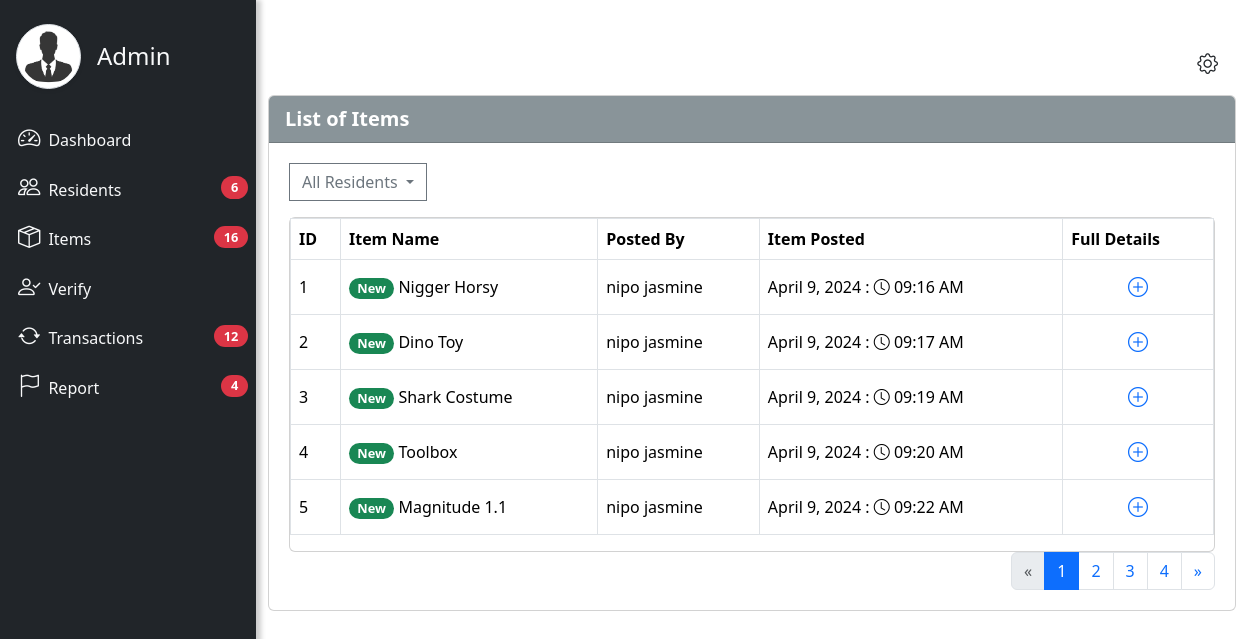
The app's page /htdocs/admin/ad_items.php (signed in) with its own data.
### tables this page shows
CREATE TABLE `item` (
  `itemID` int(11) NOT NULL AUTO_INCREMENT,
  `itemName` varchar(45) NOT NULL,
  `ItemDescription` varchar(84) NOT NULL,
  `category` varchar(45) NOT NULL,
  `itemImage_path` varchar(45) NOT NULL,
  `buyPrice` float DEFAULT NULL,
  `userID` int(11) NOT NULL,
  `borrowPrice` float DEFAULT NULL,
  `borrowDuration` int(3) DEFAULT NULL,
  `itemQuantity` int(11) NOT NULL,
  `DateTimePosted` datetime NOT NULL,
  `itemAvailability` varchar(45) NOT NULL,
  `requestType` varchar(45) NOT NULL,
  `itemReports` int(11) DEFAULT NULL,
  PRIMARY KEY (`itemID`),
  UNIQUE KEY `itemImage_path_UNIQUE` (`itemImage_path`),
  KEY `fk_Item_User1_idx` (`userID`),
  CONSTRAINT `item_ibfk_2` FOREIGN KEY (`userID`) REFERENCES `user` (`userID`) ON DELETE NO ACTION ON UPDATE NO ACTION
);

CREATE TABLE `user` (
  `userID` int(11) NOT NULL AUTO_INCREMENT,
  `firstName` varchar(45) NOT NULL,
  `middleName` varchar(45) DEFAULT NULL,
  `lastName` varchar(45) NOT NULL,
  `contactNumber` varchar(45) NOT NULL,
  `zone` varchar(45) NOT NULL,
  `purok` varchar(45) NOT NULL,
  `dateJoined` datetime NOT NULL,
  `userEmail` varchar(45) NOT NULL,
  `status` varchar(45) DEFAULT NULL,
  `username` varchar(45) NOT NULL,
  `password` varchar(250) NOT NULL,
  `recoveryNumber` int(45) DEFAULT NULL,
  `recentPassword` varchar(45) DEFAULT NULL,
  `userImage_path` varchar(45) DEFAULT NULL,
  `verifyImage_path` varchar(45) DEFAULT NULL,
  `birthDay` datetime DEFAULT NULL,
  `userReports` int(11) DEFAULT NULL,
  `hiddenTran` varchar(20) DEFAULT 'Yes',
  `hiddenItem` varchar(20) DEFAULT 'Yes',
  PRIMARY KEY (`userID`),
  UNIQUE KEY `username_UNIQUE` (`username`),
  UNIQUE KEY `userImage_path_UNIQUE` (`userImage_path`),
  UNIQUE KEY `verifyImage_path_UNIQUE` (`verifyImage_path`),
  UNIQUE KEY `recoveryNumber_UNIQUE` (`recoveryNumber`)
);

### htdocs/admin/ad_items.php (the view, shortened to what this page needs)
<?php include "./1db.php";
include "./adminnav.php";
if (isset($_SESSION['last_visit_time'])) {
    $last_visit_time = $_SESSION['last_visit_time'];
} else {
    $last_visit_time = 0;
}
if (isset($_POST['user'])) {
    $selectedUser = $_POST['user'];
    if (isset($_POST['name_' . $selectedUser])) {
        $name = $_POST['name_' . $selectedUser];
    } else {
        $name = 'All Residents';
    }
} else {
    $name = 'All Residents';
}
$rows_per_page = 5;
$currentPage = isset($_GET['page']) ? $_GET['page'] : 1;
$idCounter = (($currentPage - 1) * $rows_per_page) + 1;
$offset = ($currentPage > 1) ? ($currentPage - 1) * $rows_per_page : 0;
$sql = "SELECT COUNT(*) AS total_rows FROM item ";
$result = $conn->query($sql);
$itemRow = $result->fetch_assoc();
$totalRows = $itemRow['total_rows'];
$sql = "SELECT i.itemName, i.itemID, i.DateTimePosted, u.username, u.firstName, u.lastName, i.DateTimePosted, u.userID
        FROM item i
        JOIN user u ON i.userID = u.userID";
$sql .= " ORDER BY i.DateTimePosted LIMIT $offset, $rows_per_page";
$result = $conn->query($sql);
?>
<!DOCTYPE html>
<html lang="en">
<head>
</head>
<body>
    <main>
        <div class="page-content" id="content">
            <div class="container">
            <div class="row">
                    <div class="col-3">
                    </div>
                    <div class="col-9 d-flex justify-content-end">
                        <div class="dropdown">
                            <button class="btn border-0 text-dark p-0 mb-3 dropdown-toggle" type="button" style="font-size: 1.3rem;" id="dropdownMenuButton" data-bs-toggle="dropdown" aria-expanded="false">
                                <i class="bi bi-gear"></i>
                            </button>
                        </div>
                    </div>
                </div>
                <div class="row">
                    <div class="col">
                        <div class="card" style="width: 60.5rem;">
                            <div class="card-header">
                                <b>List of Items</b>
                            </div>
                            <div class="card-body">
                            <form action="" method="post">
                                <div class="row justify-content-between">
                                    <div class="col-auto">
                                        <div class="dropdown">
                                            <button class="btn btn-outline-secondary dropdown-toggle" type="button" id="dropdownMenuButton1" data-bs-toggle="dropdown" aria-expanded="false" style="border-radius: 0px;">
                                                <?php echo $name ?>
                                            </button>
                                        </div>
                                    </div>
                                </div>
                            </form>
                                <div class="card mt-3">
                                <div class="table-responsive">
                                <table class="table table-bordered">
                                    <thead>
                                        <tr>
                                            <th> ID</th>
                                            <th>Item Name</th>
                                            <th>Posted By</th>
                                            <th>Item Posted</th>
                                            <th>Full Details</th>
                                        </tr>
                                    </thead>
                                    <tbody id="user-table-body">
                                        <?php
                                            if($result->num_rows > 0 ){
                                                $rowCount = 0;
                                                while($row = $result->fetch_assoc()){
                                                if($rowCount % 5 == 0){
                                                    echo '<tr>';
                                                }
                                                $date_TimePosted = strtotime($row['DateTimePosted']);
                                                if ($date_TimePosted > $last_visit_time) {
                                                    $new_label = '<span class="badge text-bg-success rounded-pill">New</span>';
                                                } else {
                                                    $new_label = '';
                                                }
                                                    $date_TimePosted = $row['DateTimePosted'];
                                                    echo '<tr>';
                                                    echo '<td>'. $idCounter . '</td>';
                                                    echo '<td>'. $new_label . ' ' .$row['itemName'] . '</td>';
                                                    echo '<td>' . $row['firstName'] . ' ' . $row['lastName'] . '</td>';
                                                    $dateTimePosted = explode(" ", $date_TimePosted );
                                                    $datePosted = $dateTimePosted[0];
                                                    $timePosted = $dateTimePosted[1];
                                                    $datePostedTimestamp = strtotime($datePosted);
                                                    $dateYear = date('Y', $datePostedTimestamp);
                                                    $dateMonth = date('F', $datePostedTimestamp);
                                                    $dateDay = date('j', $datePostedTimestamp);
                                                    $timeJoinedParts = explode(":", $timePosted);
                                                    $timeHour = $timeJoinedParts[0];
                                                    $timeMinute = $timeJoinedParts[1];
                                                    $timeAmPm = date('h:i A', strtotime($timeHour . ':' . $timeMinute));
                                                    echo "<td>$dateMonth $dateDay, $dateYear : <i class='bi bi-clock'></i> $timeAmPm</td>";
                                                    echo '<td class="text-center">';
                                                    echo '<a href="./action/item_details.php?item_id='.$row['itemID']. '" class="btn btn-sm border-0">';
                                                    echo '<i class="bi bi-plus-circle" style="font-size: 1.25rem; color: #0D6EFD"></i>';
                                                    echo '</a>';
                                                    echo '</td>';
                                                $rowCount++;
                                                $idCounter++;
                                                }
                                            } else{
                                                echo '<td colspan="4"><div class="alert alert-warning text-center">This Resident doesn\'t have any item.</div></td>';
                                            }
                                        ?>
                                    </tbody>
                                </table>
                                </div>
                                </div>
                                <div class="row align-items-center">
                                    <div class="col">
                                        <nav aria-label="Page navigation">
                                            <ul class="pagination justify-content-end mb-0">
                                                <?php
                                                    $total_pages = ceil($totalRows / $rows_per_page);
                                                    $visible_pages = 5;
                                                    $start_page = max(1, min($currentPage - floor($visible_pages / 2), $total_pages - $visible_pages + 1));
                                                    $end_page = min($total_pages, max($currentPage + ceil($visible_pages / 2) - 1, $visible_pages));
                                                    if ($currentPage > 1) {
                                                        echo "<li class='page-item'>";
                                                        echo "<a class='page-link' href='?page=" . ($currentPage - 1) . "' aria-label='Previous'>";
                                                        echo "<span aria-hidden='true'>&laquo;</span>";
                                                        echo "</a>";
                                                        echo "</li>";
                                                    } else {
                                                        echo "<li class='page-item disabled'>";
                                                        echo "<a class='page-link' href='#' aria-label='Previous'>";
                                                        echo "<span aria-hidden='true'>&laquo;</span>";
                                                        echo "</a>";
                                                        echo "</li>";
                                                    }
                                                    for ($i = $start_page; $i <= $end_page; $i++) {
                                                        $active = ($i == $currentPage) ? 'active' : '';
                                                        echo "<li class='page-item $active' aria-current='page'>";
                                                        echo "<a class='page-link' href='?page=$i'>$i</a>";
                                                        echo "</li>";
                                                    }
                                                    if ($currentPage < $total_pages) {
                                                        echo "<li class='page-item'>";
                                                        echo "<a class='page-link' href='?page=" . ($currentPage + 1) . "' aria-label='Next'>";
                                                        echo "<span aria-hidden='true'>&raquo;</span>";
                                                        echo "</a>";
                                                        echo "</li>";
                                                    } else {
                                                        echo "<li class='page-item disabled'>";
                                                        echo "<a class='page-link' href='#' aria-label='Next'>";
                                                        echo "<span aria-hidden='true'>&raquo;</span>";
                                                        echo "</a>";
                                                        echo "</li>";
                                                    }
                                                ?>
                                            </ul>
                                        </nav>
                                    </div>
                                </div>
                            </div>
                        </div>
                    </div>
                </div>
            </div>
        </div>
    </main>
</body>
</html>

### htdocs/admin/ad_items.php (style rules this page uses)
#dropdownMenuButton.dropdown-toggle::after { display: none; }
.card-header { background-color: #899499; color: white; font-size: 1.25rem; }
.card-body { padding: 1.25rem; }
.table th, .table td { vertical-align: middle; }
.badge { font-size: 0.8rem; }
.btn-outline-secondary { border-radius: 0px; }

### records on screen
item: shows "New", itemName "Nigger Horsy", userID.firstName "nipo", userID.lastName "jasmine", DateTimePosted "April", DateTimePosted "9", DateTimePosted "2024", DateTimePosted "09:16 AM"
item: shows "New", itemName "Dino Toy", userID.firstName "nipo", userID.lastName "jasmine", DateTimePosted "April", DateTimePosted "9", DateTimePosted "2024", DateTimePosted "09:17 AM"
item: shows "New", itemName "Shark Costume", userID.firstName "nipo", userID.lastName "jasmine", DateTimePosted "April", DateTimePosted "9", DateTimePosted "2024", DateTimePosted "09:19 AM"
item: shows "New", itemName "Toolbox", userID.firstName "nipo", userID.lastName "jasmine", DateTimePosted "April", DateTimePosted "9", DateTimePosted "2024", DateTimePosted "09:20 AM"
item: shows "New", itemName "Magnitude 1.1", userID.firstName "nipo", userID.lastName "jasmine", DateTimePosted "April", DateTimePosted "9", DateTimePosted "2024", DateTimePosted "09:22 AM"

### other values on screen
$counts['residents'] "6"
$counts['items'] "16"
$counts['requests'] "12"
$counts['totalReport'] "4"
$name "All Residents"
